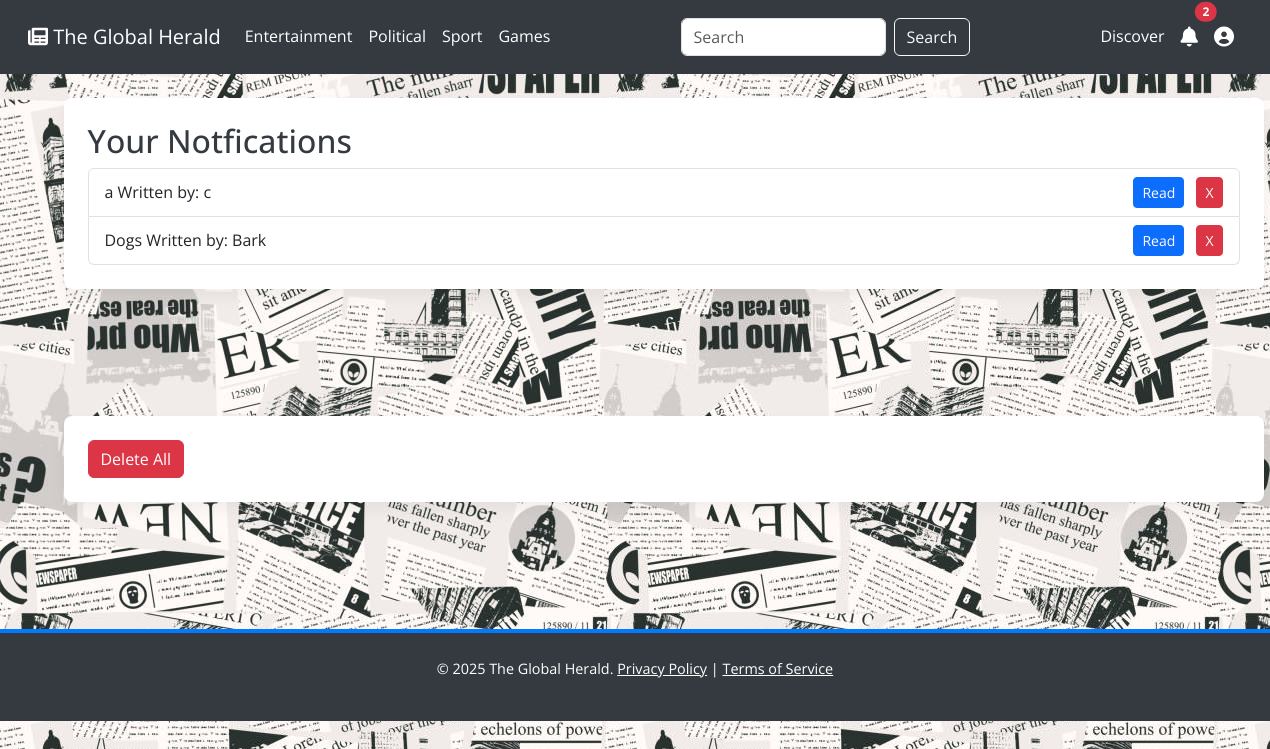
The app's page /noti.php (signed in) with its own data.
### tables this page shows
CREATE TABLE `category` (
  `category_id` int(11) NOT NULL,
  `category_name` varchar(255) NOT NULL
);

CREATE TABLE `notfications` (
  `notfication_id` int(11) NOT NULL,
  `user_id` int(11) NOT NULL,
  `notfication_description` varchar(1000) NOT NULL,
  `article_id` int(255) NOT NULL
);

### noti.php (the view, shortened to what this page needs)
<?php
$db = (new Database())->connect();
$categories_query = "SELECT * FROM category ORDER BY category_name ASC";
$categories_result = $db->query($categories_query);
$selected_category = isset($_GET['category_id']) ? intval($_GET['category_id']) : 0;
function isUserLoggedIn()
{
    return isset($_SESSION['user_id']);
}
$notfications = [];
if (isUserLoggedIn()) {
    $user_id = $_SESSION['user_id'];
    $notif_stmt = $db->prepare("SELECT notfication_id, article_id, notfication_description FROM notfications WHERE user_id = ? ORDER BY notfication_id DESC");
    $notif_stmt->bind_param("i", $user_id);
    $notif_stmt->execute();
    $notif_result = $notif_stmt->get_result();
    while ($row = $notif_result->fetch_assoc()) {
        $notfications[] = $row;
    }
}
$dbx = (new Database())->connect();
$notfications_count = 0;
if (isset($_SESSION['user_id'])) {
    $user_id = $_SESSION['user_id'];
    $stmt = $dbx->prepare("SELECT COUNT(*) as count FROM notfications WHERE user_id = ?");
    $stmt->bind_param("i", $user_id);
    $stmt->execute();
    $result = $stmt->get_result();
    if ($row = $result->fetch_assoc()) {
        $notfications_count = $row['count'];
    }
}
?>
<!DOCTYPE html>
<html lang="en">
<head>
    <link href="https://cdn.jsdelivr.net/npm/bootstrap@5.3.0/dist/css/bootstrap.min.css" rel="stylesheet">
    <link rel="stylesheet" href="https://cdnjs.cloudflare.com/ajax/libs/font-awesome/6.0.0-beta3/css/all.min.css">
</head>
<body>
    <nav class="navbar navbar-expand-lg navbar-dark">
        <div class="container-fluid">
            <a class="navbar-brand" href="index.php">
                <i class="fas fa-newspaper"></i> The Global Herald
            </a>
            <div class="collapse navbar-collapse" id="navbarNav">
                <ul class="navbar-nav me-auto mb-2 mb-lg-0">
                    <?php
                    $categories_result->data_seek(0);
                    while ($category = $categories_result->fetch_assoc()): ?>
                        <li class="nav-item">
                            <a class="nav-link <?= $selected_category == $category['category_id'] ? 'active' : '' ?>"
                                href="index.php?category_id=<?= $category['category_id'] ?>">
                                <?= htmlspecialchars($category['category_name']) ?>
                            </a>
                        </li>
                    <?php endwhile; ?>
                    <li>
                        <a class="nav-link" href="index.php#games">Games</a>
                    </li>
                </ul>
                <form class="d-flex" method="GET" action="index.php">
                    <input class="form-control me-2" type="search" name="search" placeholder="Search"
                        aria-label="Search"
                        value="<?= isset($_GET['search']) ? htmlspecialchars($_GET['search']) : '' ?>">
                    <button class="btn btn-outline-light" type="submit">Search</button>
                </form>
                <ul class="navbar-nav ms-auto">
                    <ul class="navbar-nav me-auto mb-2 mb-lg-0">
                        <li>
                            <a class="nav-link" href="random_article.php" ">Discover</a>
</li>
</ul>
                    <?php if (isUserLoggedIn() || isSignedUp()): ?>
                            <li class=" nav-item">
                                    <a class="nav-link position-relative" href="noti.php" title="Notifications">
                                        <i class="fas fa-bell fa-lg"></i>
                                        <?php if ($notfications_count > 0): ?>
                                            <span
                                                class="position-absolute top-0 start-100 translate-middle badge rounded-pill bg-danger">
                                                <?= $notfications_count ?>
                                            </span>
                                        <?php endif; ?>
                                    </a>
                            </li>
                            <li class="nav-item user-dropdown">
                                <a class="nav-link" href="#" id="userDropdown" role="button" data-bs-toggle="dropdown"
                                    aria-expanded="false" title="User Menu">
                                    <i class="fas fa-user-circle fa-lg"></i>
                                </a>
                            </li>
                        <?php endif; ?>
                    </ul>
            </div>
        </div>
    </nav>
    <div class="container mt-4">
        <h2>Your Notfications</h2>
        <?php if (count($notfications) === 0): ?>
            <p>No notfications found.</p>
        <?php else: ?>
            <div id="notfications-list" class="list-group">
                <?php foreach ($notfications as $notfication): ?>
                    <div class="list-group-item d-flex justify-content-between align-items-center"
                        data-notfication-id="<?= $notfication['notfication_id'] ?>">
                        <div class="notfication-description"><?= htmlspecialchars($notfication['notfication_description']) ?>
                        </div>
                        <div>
                            <a href="article.php?id=<?= $notfication['article_id'] ?>"
                                class="btn btn-primary btn-sm me-2">Read</a>
                            <button class="btn btn-danger btn-sm delete-btn">X</button>
                        </div>
                    </div>
                <?php endforeach; ?>
            </div>
        <?php endif; ?>
    </div>
    <?php if (isUserLoggedIn() && count($notfications) > 0): ?>
        <div class="container mt-3">
            <form id="delete-all-form" method="POST" style="display:inline;">
                <button type="button" id="delete-all-btn" class="btn btn-danger">Delete All</button>
            </form>
        </div>
    <?php endif; ?>
    <footer>
        <p>&copy; <?= date("Y") ?> The Global Herald. <a href="#">Privacy Policy</a> | <a href="#">Terms of
                Service</a></p>
    </footer>
    <link rel="stylesheet" href="https://cdnjs.cloudflare.com/ajax/libs/font-awesome/6.0.0/css/all.min.css"
 />
</body>
</html>

### noti.php (style rules this page uses)
body { font-family: 'Open Sans', sans-serif; background-image: url('images/g5.jpg'); background-size: auto; color: #343a40; line-height: 1.7; }
a { color: #007bff; text-decoration: none; transition: color 0.3s ease-in-out; }
.navbar { background-color: #343a40; padding: 0.75rem 1rem; }
.navbar-nav .nav-link { color: #fff; padding: 0.7rem 1.2rem; transition: background-color 0.3s ease-in-out; border-radius: 0.25rem; }
.container { max-width: 1200px; margin: 5% 5% 10% 5%; padding: 1.5rem; background-color: #fff; box-shadow: 0 0.5rem 1rem rgba(0, 0, 0, 0.05); border-radius: 0.5rem; }
footer { text-align: center; padding: 1.5rem 0; margin-top: 2rem; background-color: #343a40; color: #fff; border-top: 0.25rem solid #007bff; font-size: 0.9rem; }
footer a { color: #fff; text-decoration: underline; }
.user-dropdown { position: relative; }

### records on screen
category: category_name "Entertainment"
category: category_name "Political"
category: category_name "Sport"
notfications: notfication_description "a Written by: c"
notfications: notfication_description "Dogs Written by: Bark"

### other values on screen
$notfications_count "2"
